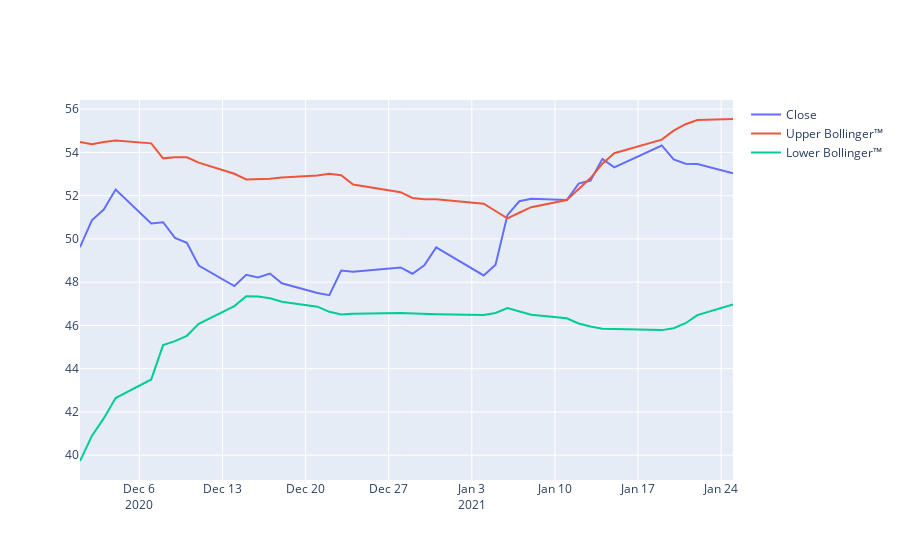

Notebook source saved alongside this figure:
### Code cell
fig = go.Figure()
fig.add_trace(go.Scatter(x=PFG.Date, y=PFG.Close,
                    mode='lines',
                    name='Close'))
fig.add_trace(go.Scatter(x=PFG.Date, y=PFG.Upper,
                    mode='lines',
                    name='Upper Bollinger™'))
fig.add_trace(go.Scatter(x=PFG.Date, y=PFG.Lower,
                    mode='lines',
                    name='Lower Bollinger™'))
